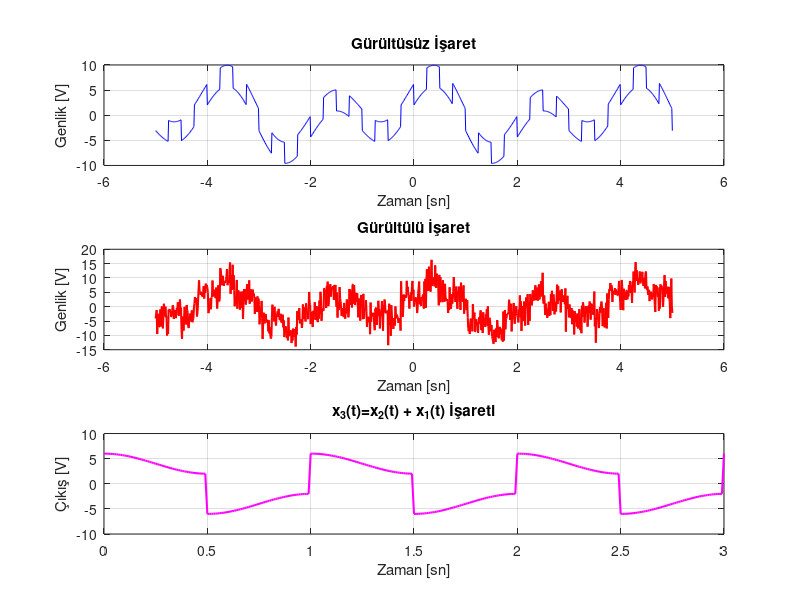

Write the MATLAB code that produced this figure. (Note: this script raises an error after producing the figure.)
% S_1a%
A = [42 15 40 20; 72 9 54 88; 0 19 42 3; 30 35 69 67];
a = A(2, 4); % İndeksleri düzeltildi
b = A(2, :);
c = A(end, :);
disp(['a = ', num2str(a)]);
disp(['b = ', num2str(b)]);
disp(['c = ', num2str(c)]);

% S_1b%
A = [42 15 40 20; 72 9 54 88; 0 19 42 3; 30 35 69 67];
A_transpose = A'; % Transpozunu al
result = A .* A_transpose; % Element çarpımı
disp(result);
% S_1c%
A = [42 15 40 20; 72 9 54 88; 0 19 42 3; 30 35 69 67];
A_transpose = A'; % Transpozunu al
result = A * A_transpose; % Matris çarpımı
disp(result);
%S_1d%
A = [42 15 40 20; 72 9 54 88; 0 19 42 3; 30 35 69 67];
result = A(2, :) .* A(:, 3);
disp(result);
%S_1e%
A = [42 15 40 20; 72 9 54 88; 0 19 42 3; 30 35 69 67];
result = A(1, :) * A(:, 4);
disp(result);
%S_1f%
A = [42 15 40 20; 72 9 54 88; 0 19 42 3; 30 35 69 67];
result1 = A(2:3, 2:3) * A(2:3, end);
disp(result1);
%S_1g%
A = [42 15 40 20; 72 9 54 88; 0 19 42 3; 30 35 69 67];
result = A * A(:, 2);
disp(result);
%S_1h%
A = [42 15 40 20; 72 9 54 88; 0 19 42 3; 30 35 69 67];
result = A(2, 2:end) .* A(2:end, 2);
disp(result);
%S_2a%

Fs = 100; % Örnekleme frekansı
t = (0:1/Fs:3); % Zaman aralığı ve adımlar
x1 = 2*cos(2*pi*t); % x1(t) işaretini hesapla

figure; % Yeni bir figür penceresi aç
subplot(3,1,1);
plot(t, x1, 'b', 'LineWidth', 1.5); % İşareti çiz
grid on; % Izgara çizgilerini aç
xlabel('Zaman [sn]'); % x ekseni etiketi
ylabel('Çıkış [V]'); % y ekseni etiketi
title('x_1(t) İşareti'); % Başlık
axis([0 3 -2 2]); % Eksen sınırlarını ayarla

%---------------------------------------

x2 = 4*square(2*pi*t); % x2(t) işaretini hesapla
subplot(3,1,2);
plot(t, x2, 'r', 'LineWidth', 1.5); % İşareti çiz
grid on; % Izgara çizgilerini aç
xlabel('Zaman [sn]'); % x ekseni etiketi
ylabel('Çıkış [V]'); % y ekseni etiketi
title('x_2(t) İşareti'); % Başlık
axis([0 3 -5 5]); % Eksen sınırlarını ayarla
%----------------------------
x3 = x2 + x1
subplot(3,1,3);
plot(t, x3, 'm', 'LineWidth', 1.5); % İşareti çiz
grid on; % Izgara çizgilerini aç
xlabel('Zaman [sn]'); % x ekseni etiketi
ylabel('Çıkış [V]'); % y ekseni etiketi
title('x_3(t)=x_2(t) + x_1(t) İşareti'); % Başlık
axis([0 3 -10 10]); % Eksen sınırlarını ayarla

%S_3a%
Fs = 100; % Örnekleme frekansı
t = -5:1/Fs:5; % Zaman aralığı ve adımlar
x = 3.2 * cos(2*pi*0.25*t) - 2.1 * square(2*pi*2*t) + 5.3 * sin(2*pi*0.5*t + pi/17);

% Gürültü ekleyin
snr = 5; % SNR değeri (dB)
y = awgn(x, snr, 'measured');

% Gürültüsüz işareti çizdirin
subplot(3,1,1);
plot(t, x, 'b', 'LineWidth', .5);
grid on;
xlabel('Zaman [sn]');
ylabel('Genlik [V]');
title('Gürültüsüz İşaret');

% Gürültülü işareti çizdirin
subplot(3,1,2);
plot(t, y, 'r', 'LineWidth', 1.5);
grid on;
xlabel('Zaman [sn]');
ylabel('Genlik [V]');
title('Gürültülü İşaret');

% SNR değerini hesaplayın
snr_4B = snr_degeri(x, y);
disp(['4B için SNR değeri: ', num2str(snr_4B), ' dB']);

% Otokorelasyonları hesaplayın
Rx = xcorr(x, 'biased');
Ry = xcorr(y, 'biased');

% Grafikleri çizdirin
subplot(3,1,3);
plot(Rx, 'g', 'LineWidth', .5);
plot(Ry, 'm', 'LineWidth', .5);
grid on;
xlabel('Lag');
ylabel('Otokorelasyon');
title('x(t) ve y(t) İşaretlerinin Otokorelasyonları');
legend('Rx', 'Ry');




%S_3E%
% Define the given signal x(t)
Fs = 100; % Sampling frequency
t = -5:1/Fs:5; % Time vector
x_t = 3.2 * cos(2*pi*0.25*t) - 2.1 * square(2*pi*2*t) + 5.3 * sin(2*pi*0.5*t + pi/17);

% Generate Gaussian noise with mean 2 and standard deviation 1
n = 2 + 1 * randn(size(t));

% Add noise to the signal
z_t = x_t + n;

% Plot the noisy signal and the original signal
figure;
subplot(2,1,1);
plot(t, x_t, 'b');
title('Original Signal x(t)');
xlabel('Time (s)');
ylabel('Amplitude');

subplot(2,1,2);
plot(t, z_t, 'r');
title('Noisy Signal z(t)');
xlabel('Time (s)');
ylabel('Amplitude');

% Calculate the histogram of the noisy signal z(t) with 100 bins
hist_bins = 100;
hist_values = hist(x_t, hist_bins);

% Create a vector for the bin centers
bin_centers = linspace(min(x_t), max(x_t), hist_bins);


subplot(2,1,1);
bar(bin_centers, hist_values);

title('Histogram of Noisy Signal x(t)');
xlabel('Amplitude');
ylabel('Frequency');


% Calculate the histogram of the noisy signal z(t) with 100 bins
hist_bins = 100;
hist_values = hist(z_t, hist_bins);

% Create a vector for the bin centers
bin_centers = linspace(min(z_t), max(z_t), hist_bins);

% Plot the histogram
subplot(2,1,2);
bar(bin_centers, hist_values);
title('Histogram of Noisy Signal z(t)');
xlabel('Amplitude');
ylabel('Frequency');





% Calculate SNR (Signal-to-Noise Ratio)
SNR = 10 * log10(sum(x_t.^2) / sum(n.^2));
disp(['SNR: ', num2str(SNR), ' dB']);


function snr_value = snr_degeri(x, y)
    % SNR hesaplamak için gerekli formül
    signal_power = sum(x.^2) / length(x);
    noise_power = sum((x - y).^2) / length(x);
    snr_value = 10 * log10(signal_power / noise_power);
end